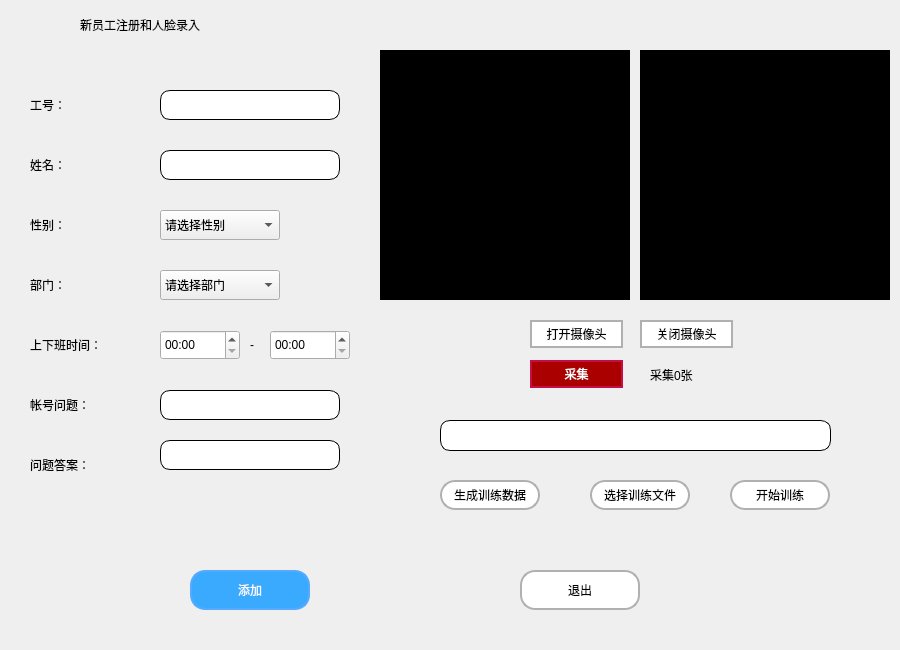
<?xml version="1.0" encoding="UTF-8"?>
<ui version="4.0">
 <class>adminNewReg</class>
 <widget class="QWidget" name="adminNewReg">
  <property name="geometry">
   <rect>
    <x>0</x>
    <y>0</y>
    <width>900</width>
    <height>650</height>
   </rect>
  </property>
  <property name="minimumSize">
   <size>
    <width>900</width>
    <height>650</height>
   </size>
  </property>
  <property name="maximumSize">
   <size>
    <width>900</width>
    <height>650</height>
   </size>
  </property>
  <property name="windowTitle">
   <string>Form</string>
  </property>
  <property name="styleSheet">
   <string notr="true"/>
  </property>
  <widget class="QLabel" name="label">
   <property name="geometry">
    <rect>
     <x>80</x>
     <y>10</y>
     <width>261</width>
     <height>30</height>
    </rect>
   </property>
   <property name="styleSheet">
    <string notr="true">font: 14pt &quot;宋体&quot;;</string>
   </property>
   <property name="text">
    <string>新员工注册和人脸录入</string>
   </property>
  </widget>
  <widget class="QLabel" name="label_2">
   <property name="geometry">
    <rect>
     <x>30</x>
     <y>90</y>
     <width>80</width>
     <height>30</height>
    </rect>
   </property>
   <property name="styleSheet">
    <string notr="true">font: 12pt &quot;宋体&quot;;</string>
   </property>
   <property name="text">
    <string>工号：</string>
   </property>
  </widget>
  <widget class="QLabel" name="label_3">
   <property name="geometry">
    <rect>
     <x>30</x>
     <y>150</y>
     <width>80</width>
     <height>30</height>
    </rect>
   </property>
   <property name="styleSheet">
    <string notr="true">font: 12pt &quot;宋体&quot;;</string>
   </property>
   <property name="text">
    <string>姓名：</string>
   </property>
  </widget>
  <widget class="QLabel" name="label_4">
   <property name="geometry">
    <rect>
     <x>30</x>
     <y>210</y>
     <width>80</width>
     <height>30</height>
    </rect>
   </property>
   <property name="styleSheet">
    <string notr="true">font: 12pt &quot;宋体&quot;;</string>
   </property>
   <property name="text">
    <string>性别：</string>
   </property>
  </widget>
  <widget class="QLabel" name="label_5">
   <property name="geometry">
    <rect>
     <x>30</x>
     <y>270</y>
     <width>80</width>
     <height>30</height>
    </rect>
   </property>
   <property name="styleSheet">
    <string notr="true">font: 12pt &quot;宋体&quot;;</string>
   </property>
   <property name="text">
    <string>部门：</string>
   </property>
  </widget>
  <widget class="QLabel" name="labCam">
   <property name="geometry">
    <rect>
     <x>380</x>
     <y>50</y>
     <width>250</width>
     <height>250</height>
    </rect>
   </property>
   <property name="styleSheet">
    <string notr="true">background-color: rgb(0, 0, 0);</string>
   </property>
   <property name="text">
    <string/>
   </property>
  </widget>
  <widget class="QLineEdit" name="lineSno">
   <property name="geometry">
    <rect>
     <x>160</x>
     <y>90</y>
     <width>180</width>
     <height>30</height>
    </rect>
   </property>
   <property name="styleSheet">
    <string notr="true">color:rgb(0,0,0);
border: 1px solid #000000;
background-color: rgb(255, 255, 255);
border-radius:10px;
</string>
   </property>
  </widget>
  <widget class="QLineEdit" name="lineSname">
   <property name="geometry">
    <rect>
     <x>160</x>
     <y>150</y>
     <width>180</width>
     <height>30</height>
    </rect>
   </property>
   <property name="styleSheet">
    <string notr="true">color:rgb(0,0,0);
border: 1px solid #000000;
background-color: rgb(255, 255, 255);
border-radius:10px;
</string>
   </property>
  </widget>
  <widget class="QComboBox" name="combDepart">
   <property name="geometry">
    <rect>
     <x>160</x>
     <y>270</y>
     <width>120</width>
     <height>30</height>
    </rect>
   </property>
   <item>
    <property name="text">
     <string>请选择部门</string>
    </property>
   </item>
   <item>
    <property name="text">
     <string>行政部</string>
    </property>
   </item>
   <item>
    <property name="text">
     <string>工程部</string>
    </property>
   </item>
   <item>
    <property name="text">
     <string>技术部</string>
    </property>
   </item>
   <item>
    <property name="text">
     <string>销售部</string>
    </property>
   </item>
  </widget>
  <widget class="QPushButton" name="btnFaceColl">
   <property name="geometry">
    <rect>
     <x>530</x>
     <y>360</y>
     <width>93</width>
     <height>28</height>
    </rect>
   </property>
   <property name="styleSheet">
    <string notr="true">QPushButton {
		color:rgb(255, 255, 255);
		border: 2px solid #c60e46;
		border-radius:15px;
		background-color: rgb(170, 0, 0);
		min-width:80px
}
QPushButton:hover{ 
background-color: rgb(140, 0, 0);
border:2px solid #c60e46;
border-radius:15px;
}
QPushButton:pressed{
color:rgb(0, 0, 0);
background-color: rgb(170, 0, 0);
border:2px solid #c60e46;
border-radius:15px;
}</string>
   </property>
   <property name="text">
    <string>采集</string>
   </property>
  </widget>
  <widget class="QPushButton" name="btnAdd">
   <property name="geometry">
    <rect>
     <x>190</x>
     <y>570</y>
     <width>120</width>
     <height>40</height>
    </rect>
   </property>
   <property name="styleSheet">
    <string notr="true">QPushButton {
		color:rgb(255, 255, 255);
		border: 2px solid #55aaff;
		border-radius:15px;
		background-color:rgb(58, 170, 255);
		min-width:80px
}
QPushButton:hover{ 
background-color: rgb(0, 52, 150);
border:2px solid #55aaff;
border-radius:15px;
}
QPushButton:pressed{
color:rgb(0, 0, 0);
background-color: rgb(58, 170, 255);
border:2px solid #55aaff;
border-radius:15px;
}


</string>
   </property>
   <property name="text">
    <string>添加</string>
   </property>
  </widget>
  <widget class="QPushButton" name="btnOut">
   <property name="geometry">
    <rect>
     <x>520</x>
     <y>570</y>
     <width>120</width>
     <height>40</height>
    </rect>
   </property>
   <property name="styleSheet">
    <string notr="true">QPushButton {
		color:rgb(0,0,0);
		border: 2px solid #b0b0b0;
background-color: rgb(255, 255, 255);
		border-radius:15px;
		min-width:80px
}QPushButton:hover{ 
color:rgb(255, 255, 255);
background-color: rgb(200, 200, 200);
border:2px solid  #b0b0b0;
border-radius:15px;
}
QPushButton:pressed{
color:rgb(0, 0, 0);
background-color: rgb(255, 255, 255);
border:2px solid  #b0b0b0;
border-radius:15px;
}</string>
   </property>
   <property name="text">
    <string>退出</string>
   </property>
  </widget>
  <widget class="QLabel" name="label_7">
   <property name="geometry">
    <rect>
     <x>30</x>
     <y>330</y>
     <width>121</width>
     <height>30</height>
    </rect>
   </property>
   <property name="styleSheet">
    <string notr="true">font: 12pt &quot;宋体&quot;;</string>
   </property>
   <property name="text">
    <string>上下班时间：</string>
   </property>
  </widget>
  <widget class="QLabel" name="label_9">
   <property name="geometry">
    <rect>
     <x>250</x>
     <y>330</y>
     <width>30</width>
     <height>30</height>
    </rect>
   </property>
   <property name="styleSheet">
    <string notr="true">font: 18pt &quot;宋体&quot;;</string>
   </property>
   <property name="text">
    <string>-</string>
   </property>
  </widget>
  <widget class="QPushButton" name="btnOpenCam">
   <property name="geometry">
    <rect>
     <x>530</x>
     <y>320</y>
     <width>93</width>
     <height>28</height>
    </rect>
   </property>
   <property name="styleSheet">
    <string notr="true">QPushButton {
		color:rgb(0,0,0);
		border: 2px solid #b0b0b0;
background-color: rgb(255, 255, 255);
		border-radius:15px;
		min-width:80px
}QPushButton:hover{ 
color:rgb(255, 255, 255);
background-color: rgb(200, 200, 200);
border:2px solid  #b0b0b0;
border-radius:15px;
}
QPushButton:pressed{
color:rgb(0, 0, 0);
background-color: rgb(255, 255, 255);
border:2px solid  #b0b0b0;
border-radius:15px;
}</string>
   </property>
   <property name="text">
    <string>打开摄像头</string>
   </property>
  </widget>
  <widget class="QPushButton" name="btnCloseCam">
   <property name="geometry">
    <rect>
     <x>640</x>
     <y>320</y>
     <width>93</width>
     <height>28</height>
    </rect>
   </property>
   <property name="styleSheet">
    <string notr="true">QPushButton {
		color:rgb(0,0,0);
		border: 2px solid #b0b0b0;
background-color: rgb(255, 255, 255);
		border-radius:15px;
		min-width:80px
}QPushButton:hover{ 
color:rgb(255, 255, 255);
background-color: rgb(200, 200, 200);
border:2px solid  #b0b0b0;
border-radius:15px;
}
QPushButton:pressed{
color:rgb(0, 0, 0);
background-color: rgb(255, 255, 255);
border:2px solid  #b0b0b0;
border-radius:15px;
}</string>
   </property>
   <property name="text">
    <string>关闭摄像头</string>
   </property>
  </widget>
  <widget class="QLabel" name="labCollNum">
   <property name="geometry">
    <rect>
     <x>650</x>
     <y>360</y>
     <width>80</width>
     <height>30</height>
    </rect>
   </property>
   <property name="styleSheet">
    <string notr="true">font: 12pt &quot;宋体&quot;;</string>
   </property>
   <property name="text">
    <string>采集0张</string>
   </property>
  </widget>
  <widget class="QTimeEdit" name="amTime">
   <property name="geometry">
    <rect>
     <x>160</x>
     <y>330</y>
     <width>80</width>
     <height>30</height>
    </rect>
   </property>
   <property name="displayFormat">
    <string>HH:mm</string>
   </property>
  </widget>
  <widget class="QTimeEdit" name="pmTime">
   <property name="geometry">
    <rect>
     <x>270</x>
     <y>330</y>
     <width>80</width>
     <height>30</height>
    </rect>
   </property>
   <property name="displayFormat">
    <string>HH:mm</string>
   </property>
  </widget>
  <widget class="QLabel" name="label_8">
   <property name="geometry">
    <rect>
     <x>30</x>
     <y>390</y>
     <width>91</width>
     <height>30</height>
    </rect>
   </property>
   <property name="styleSheet">
    <string notr="true">font: 12pt &quot;宋体&quot;;</string>
   </property>
   <property name="text">
    <string>帐号问题：</string>
   </property>
  </widget>
  <widget class="QLabel" name="label_10">
   <property name="geometry">
    <rect>
     <x>30</x>
     <y>450</y>
     <width>91</width>
     <height>30</height>
    </rect>
   </property>
   <property name="styleSheet">
    <string notr="true">font: 12pt &quot;宋体&quot;;</string>
   </property>
   <property name="text">
    <string>问题答案：</string>
   </property>
  </widget>
  <widget class="QLineEdit" name="lineUserQue">
   <property name="geometry">
    <rect>
     <x>160</x>
     <y>390</y>
     <width>180</width>
     <height>30</height>
    </rect>
   </property>
   <property name="styleSheet">
    <string notr="true">color:rgb(0,0,0);
border: 1px solid #000000;
background-color: rgb(255, 255, 255);
border-radius:10px;
</string>
   </property>
  </widget>
  <widget class="QLineEdit" name="lineUserAns">
   <property name="geometry">
    <rect>
     <x>160</x>
     <y>440</y>
     <width>180</width>
     <height>30</height>
    </rect>
   </property>
   <property name="styleSheet">
    <string notr="true">color:rgb(0,0,0);
border: 1px solid #000000;
background-color: rgb(255, 255, 255);
border-radius:10px;
</string>
   </property>
  </widget>
  <widget class="QComboBox" name="combSex">
   <property name="geometry">
    <rect>
     <x>160</x>
     <y>210</y>
     <width>120</width>
     <height>30</height>
    </rect>
   </property>
   <item>
    <property name="text">
     <string>请选择性别</string>
    </property>
   </item>
   <item>
    <property name="text">
     <string>男</string>
    </property>
   </item>
   <item>
    <property name="text">
     <string>女</string>
    </property>
   </item>
  </widget>
  <widget class="QLabel" name="labCamPic">
   <property name="geometry">
    <rect>
     <x>640</x>
     <y>50</y>
     <width>250</width>
     <height>250</height>
    </rect>
   </property>
   <property name="styleSheet">
    <string notr="true">background-color: rgb(0, 0, 0);</string>
   </property>
   <property name="text">
    <string/>
   </property>
  </widget>
  <widget class="QPushButton" name="btNCreateDate">
   <property name="geometry">
    <rect>
     <x>440</x>
     <y>480</y>
     <width>100</width>
     <height>30</height>
    </rect>
   </property>
   <property name="styleSheet">
    <string notr="true">QPushButton {
		color:rgb(0,0,0);
		border: 2px solid #b0b0b0;
background-color: rgb(255, 255, 255);
		border-radius:15px;
		min-width:80px
}QPushButton:hover{ 
color:rgb(255, 255, 255);
background-color: rgb(200, 200, 200);
border:2px solid  #b0b0b0;
border-radius:15px;
}
QPushButton:pressed{
color:rgb(0, 0, 0);
background-color: rgb(255, 255, 255);
border:2px solid  #b0b0b0;
border-radius:15px;
}</string>
   </property>
   <property name="text">
    <string>生成训练数据</string>
   </property>
  </widget>
  <widget class="QPushButton" name="btnSelect">
   <property name="geometry">
    <rect>
     <x>590</x>
     <y>480</y>
     <width>100</width>
     <height>30</height>
    </rect>
   </property>
   <property name="styleSheet">
    <string notr="true">QPushButton {
		color:rgb(0,0,0);
		border: 2px solid #b0b0b0;
background-color: rgb(255, 255, 255);
		border-radius:15px;
		min-width:80px
}QPushButton:hover{ 
color:rgb(255, 255, 255);
background-color: rgb(200, 200, 200);
border:2px solid  #b0b0b0;
border-radius:15px;
}
QPushButton:pressed{
color:rgb(0, 0, 0);
background-color: rgb(255, 255, 255);
border:2px solid  #b0b0b0;
border-radius:15px;
}</string>
   </property>
   <property name="text">
    <string>选择训练文件</string>
   </property>
  </widget>
  <widget class="QPushButton" name="btnStartTarin">
   <property name="geometry">
    <rect>
     <x>730</x>
     <y>480</y>
     <width>100</width>
     <height>30</height>
    </rect>
   </property>
   <property name="styleSheet">
    <string notr="true">QPushButton {
		color:rgb(0,0,0);
		border: 2px solid #b0b0b0;
background-color: rgb(255, 255, 255);
		border-radius:15px;
		min-width:80px
}QPushButton:hover{ 
color:rgb(255, 255, 255);
background-color: rgb(200, 200, 200);
border:2px solid  #b0b0b0;
border-radius:15px;
}
QPushButton:pressed{
color:rgb(0, 0, 0);
background-color: rgb(255, 255, 255);
border:2px solid  #b0b0b0;
border-radius:15px;
}</string>
   </property>
   <property name="text">
    <string>开始训练</string>
   </property>
  </widget>
  <widget class="QLineEdit" name="lineFile">
   <property name="geometry">
    <rect>
     <x>440</x>
     <y>420</y>
     <width>391</width>
     <height>31</height>
    </rect>
   </property>
   <property name="styleSheet">
    <string notr="true">color:rgb(0,0,0);
border: 1px solid #000000;
background-color: rgb(255, 255, 255);
border-radius:10px;
</string>
   </property>
  </widget>
 </widget>
 <resources/>
 <connections/>
</ui>
